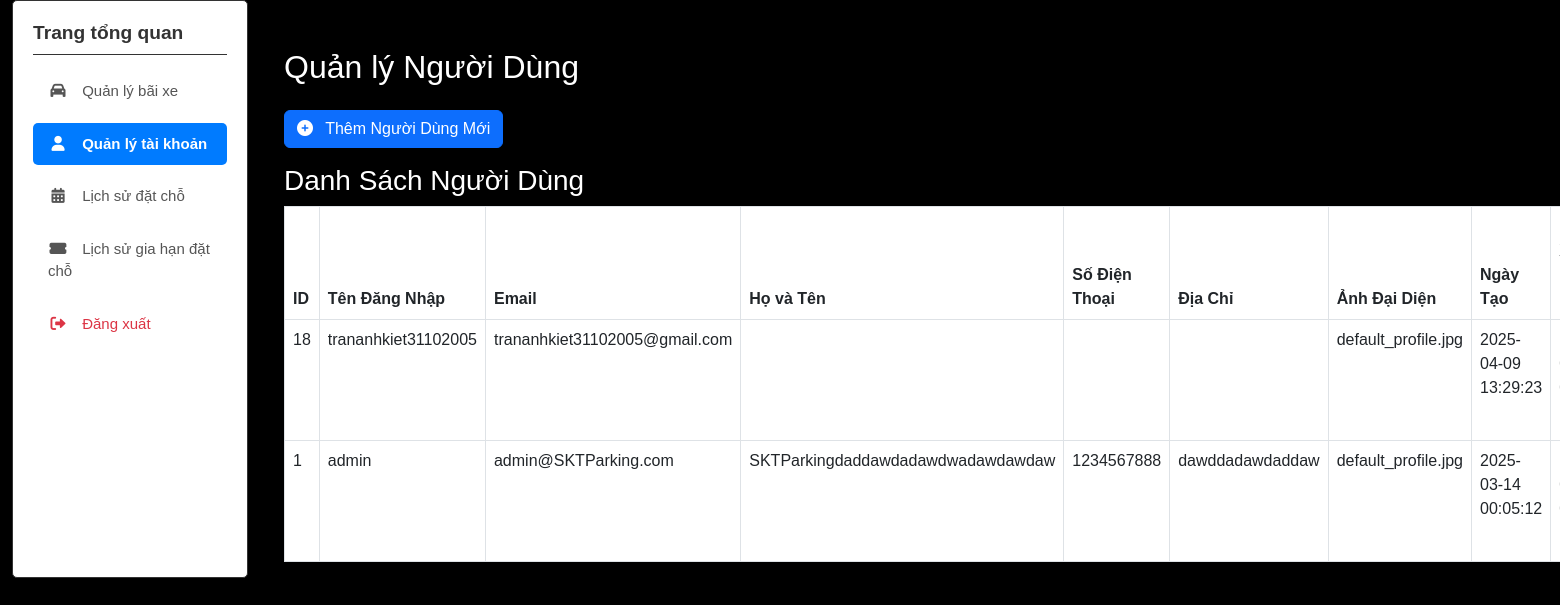
/admin/?page=admin_user, run on the app's committed database.
### tables this page shows
CREATE TABLE `user_accounts` (
  `user_id` int(11) NOT NULL,
  `username` varchar(50) NOT NULL,
  `email` varchar(100) NOT NULL,
  `password` varchar(255) NOT NULL,
  `full_name` varchar(255) NOT NULL,
  `phone` varchar(30) NOT NULL,
  `address` varchar(255) NOT NULL,
  `profile_pic` varchar(255) DEFAULT 'default-avatar.png',
  `created_at` timestamp NOT NULL DEFAULT current_timestamp(),
  `email_verified_at` timestamp NULL DEFAULT NULL,
  `email_verification_token` varchar(100) DEFAULT NULL
);

### dao/pdo.php (called while the page is built, shortened)
<?php
function pdo_get_connection(){
    $dburl = "mysql:host=localhost;port=3307;dbname=SKTParking;charset=utf8";
    $username = 'root';
    $password = '';
    $conn = new PDO($dburl, $username, $password);
    $conn->setAttribute(PDO::ATTR_ERRMODE, PDO::ERRMODE_EXCEPTION);
    return $conn;
}
function pdo_query($sql){
    $sql_args = array_slice(func_get_args(), 1);
    try{
        $conn = pdo_get_connection();
        $stmt = $conn->prepare($sql);
        $stmt->execute($sql_args);
        $rows = $stmt->fetchAll();
        return $rows;
    }
    catch(PDOException $e){
        throw $e;
    }
    finally{
        unset($conn);
    }
}

### dao/user-accounts.php (called while the page is built, shortened)
<?php
require_once 'pdo.php';
function user_account_select_all() {
    $sql = "SELECT * FROM user_accounts ORDER BY created_at DESC";
    return pdo_query($sql);
}
?>

### admin/admin_user.php (the view, shortened to what this page needs)
<?php
include_once '../dao/user-accounts.php';
$users = user_account_select_all();
?>
<div class="container mt-5">
    <h2 class="mb-4">Quản lý Người Dùng</h2>
    <button class="btn btn-primary mb-3" onclick="document.getElementById('addUserForm').style.display='block'; document.getElementById('userList').style.display='none';">
        <i class="fas fa-plus-circle me-2"></i> Thêm Người Dùng Mới
    </button>
    <div id="userList">
        <h3>Danh Sách Người Dùng</h3>
        <?php if (!empty($users)): ?>
            <table class="table table-bordered">
                <thead>
                    <tr>
                        <th>ID</th>
                        <th>Tên Đăng Nhập</th>
                        <th>Email</th>
                        <th>Họ và Tên</th>
                        <th>Số Điện Thoại</th>
                        <th>Địa Chỉ</th>
                        <th>Ảnh Đại Diện</th>
                        <th>Ngày Tạo</th>
                        <th>Ngày Xác Minh Email</th>
                    </tr>
                </thead>
                <tbody>
                    <?php foreach ($users as $user): ?>
                        <tr>
                            <td><?php echo htmlspecialchars($user['user_id']); ?></td>
                            <td><?php echo htmlspecialchars($user['username']); ?></td>
                            <td><?php echo htmlspecialchars($user['email']); ?></td>
                            <td><?php echo htmlspecialchars($user['full_name']); ?></td>
                            <td><?php echo htmlspecialchars($user['phone']); ?></td>
                            <td><?php echo htmlspecialchars($user['address']); ?></td>
                            <td><?php echo htmlspecialchars($user['profile_pic']); ?></td>
                            <td><?php echo htmlspecialchars($user['created_at']); ?></td>
                            <td><?php echo htmlspecialchars($user['email_verified_at']); ?></td>
                        </tr>
                    <?php endforeach; ?>
                </tbody>
            </table>
        <?php else: ?>
            <p>Không có người dùng nào.</p>
        <?php endif; ?>
    </div>
</div>
<link rel="stylesheet" href="https://cdnjs.cloudflare.com/ajax/libs/font-awesome/6.0.0-beta3/css/all.min.css">

### layout/css/profile.css (style rules this page uses)
:root { --primary-color: #ff7f00; --primary-glow: rgba(255, 127, 0, 0.5); --active-color: #3498db; --active-glow: rgba(52, 152, 219, 0.5); --upcoming-color: #f39c12; --upcoming-glow: rgba(243, 156, 18, 0.5); --completed-color: #2ecc71; --completed-glow: rgba(46, 204, 113, 0.5); --cancelled-color: #e74c3c; --cancelled-glow: rgba(231, 76, 60, 0.5); --animation-speed: 1; }
body { background-color: #000; color: #fff; font-family: Arial, sans-serif; }

### data on the page
user_accounts: user_id "18", username "trananhkiet31102005", email "trananhkiet31102005@gmail.com", profile_pic "default_profile.jpg", created_at "2025-04-09 13:29:23"
user_accounts: user_id "1", username "admin", email "admin@SKTParking.com", full_name "SKTParkingdaddawdadawdwadawdawdaw", phone "1234567888", address "dawddadawdaddaw", profile_pic "default_profile.jpg", created_at "2025-03-14 00:05:12"
